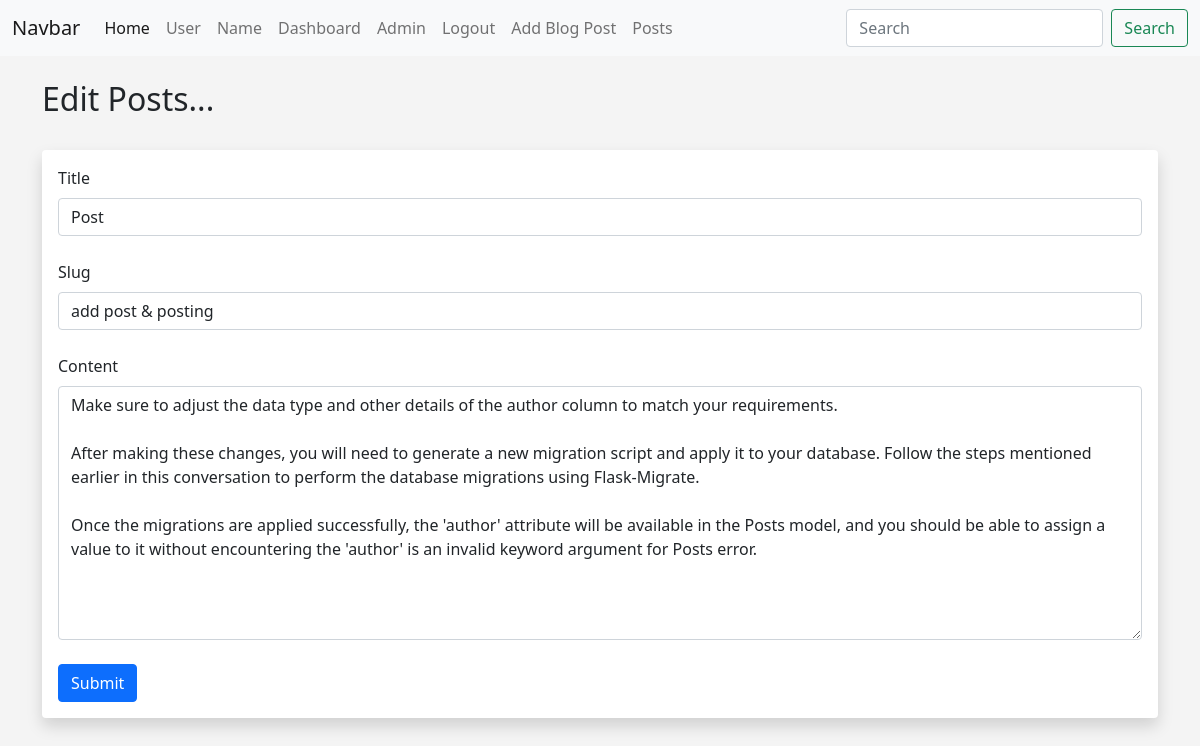
The page /post/edit/2 (signed in) on the database its author committed.
### app.py (models this page shows)
class Posts(db.Model):
    id = db.Column(db.Integer, primary_key=True)
    title = db.Column(db.String(255))
    content = db.Column(db.Text)
    date_posted = db.Column(db.DateTime, default=datetime.utcnow)
    slug = db.Column(db.String(255))
    poster_id = db.Column(db.Integer, db.ForeignKey('users.id'))

### app.py (the view, shortened to what this page needs)
@app.route('/post/edit/<int:id>', methods=['POST', 'GET'])
@login_required
def edit_post(id):
    post = Posts.query.get_or_404(id)
    form = PostForm()
    if current_user.id == post.poster_id or current_user.id == 1:
        form.title.data = post.title
        form.slug.data = post.slug
        form.content.data = post.content
        return render_template('edit_post.html', form=form)
    else:
        flash("You Aren`t Authorized To Edit Thet Post!")
        post = Posts.query.get_or_404(id)
        return render_template('post.html', post=post)

### webforms.py
class PostForm(FlaskForm):
    title = StringField("Title", validators=[DataRequired()])
    content = CKEditorField('Content', validators=[DataRequired()])
    slug = StringField("Slug", validators=[DataRequired()])
    submit = SubmitField("Submit")

class SearchForm(FlaskForm):
    searched = StringField("Searched", validators=[DataRequired()])
    submit = SubmitField("Submit")

### app.py (called while the page is built)
@login_manager.user_loader
def load_user(user_id):
    return Users.query.get(int(user_id))

@app.context_processor
def base():
    form = SearchForm()
    return dict(form=form)

### templates/edit_post.html (shortened to what this page needs)
{% extends 'base.html' %}
{% block content %}
<h2>Edit Posts...</h2>
<br>
<div class="shadow p-3 mb-5 bg-body rounded">
    <form method="POST">
        {{ form.title.label(class="form-label") }}
        {{ form.title(class="form-control") }}
        <br>
        {{ form.slug.label(class="form-label") }}
        {{ form.slug(class="form-control") }}
        <br>
        {{ form.content.label(class="form-label") }}
        {{ form.content(class="form-control", rows="10") }}
        <br>
        {{ form.submit(class="btn btn-primary") }}
    </form>
</div>
{% endblock %}

### static/CSS/style.css (style rules this page uses)
body { background: #f4f4f4; }

### rows shown on the page
Posts: title "Post", slug "add post & posting", content "Make sure to adjust the data type and other details of the author column to match your requirements. After making these changes, you will need to generate a new migration script and apply it to your database. Follow the steps mentioned earlier in this conversation to perform the database migrations using Flask-Migrate. Once the migrations are applied successfully, the 'author' attribute will be available in the Posts model, and you should be able to assign a value to it without encountering the 'author' is an invalid keyword argument for Posts error."
